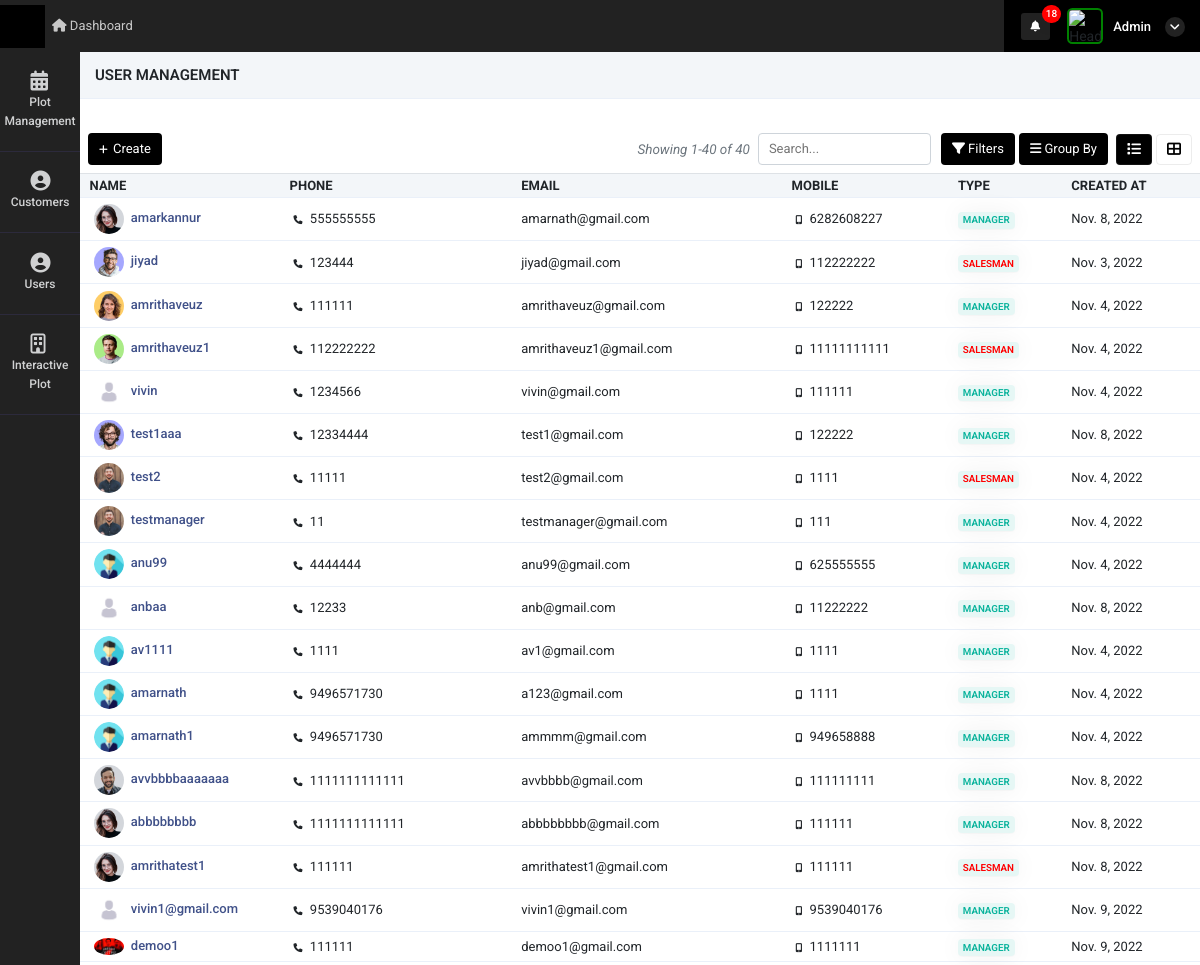
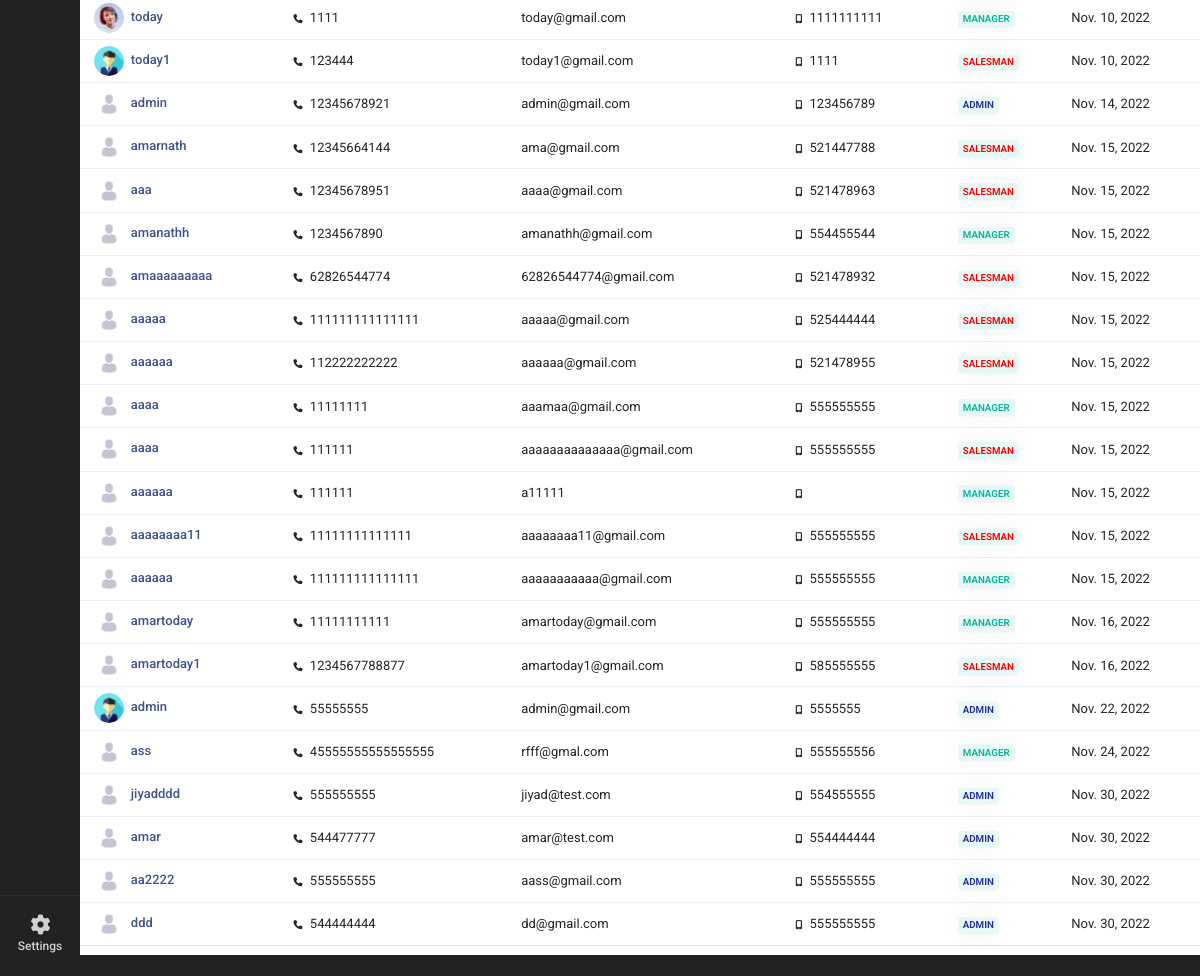
Before: /user_management (signed in) with the older database file (2 pictures, top to bottom).
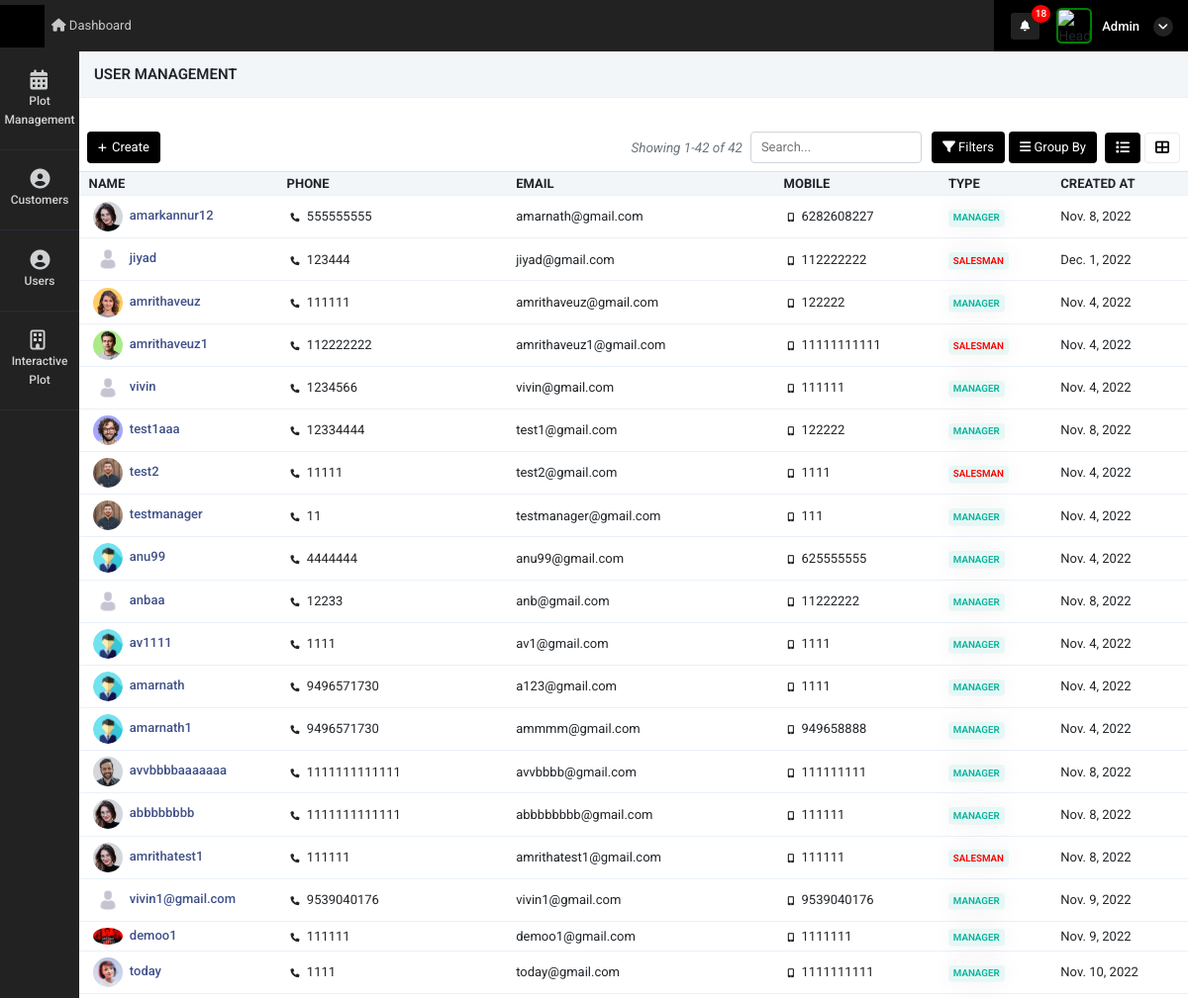
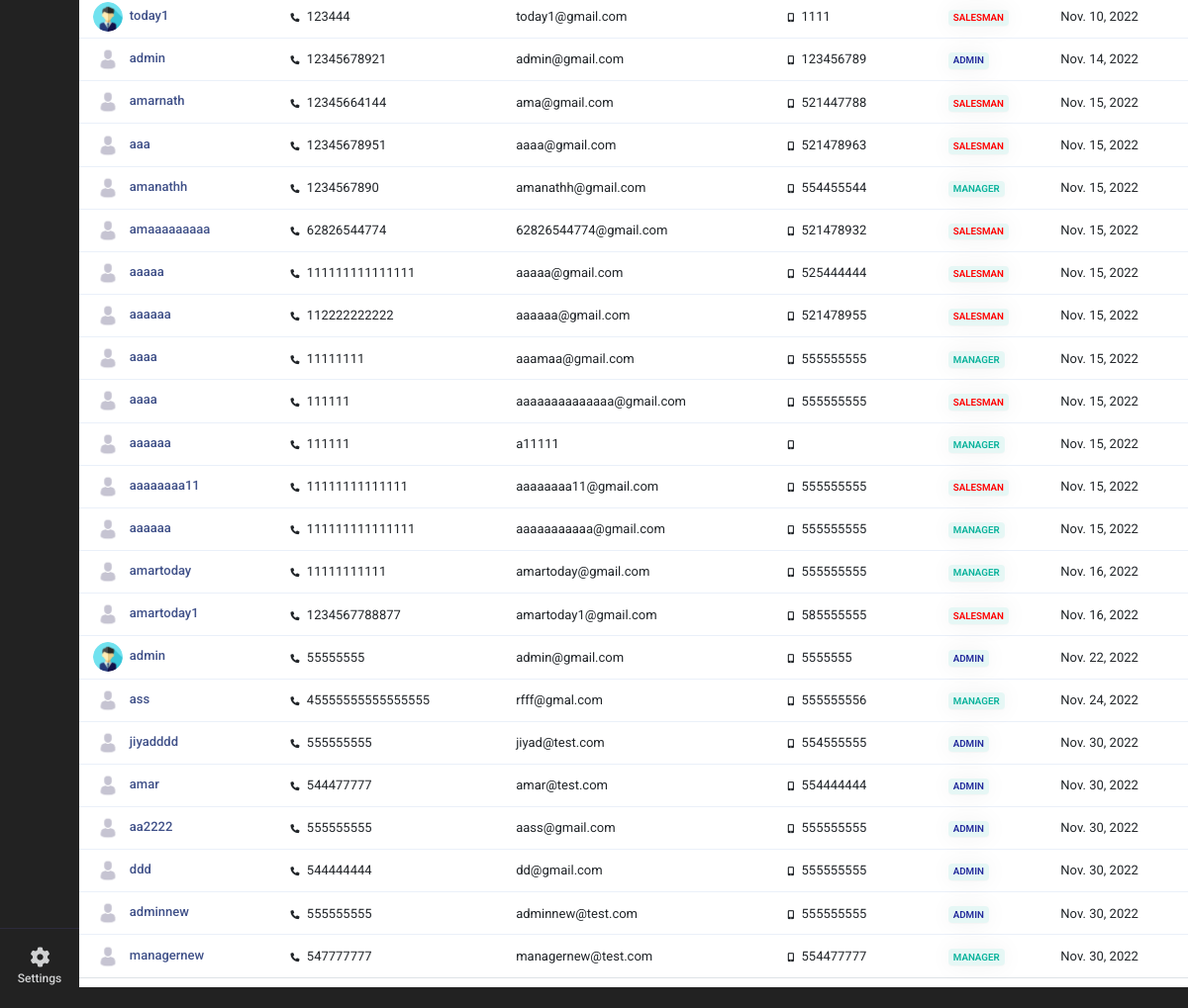
After: the same page with the newer database file (2 pictures, top to bottom).
### super_admin/models.py (models this page shows)
class common(models.Model):  # COMM0N
    dt = models.DateField(auto_now=True)
    tm = models.TimeField(auto_now=True)
    updated = models.DateTimeField(default=timezone.now)
    status = models.CharField(max_length=255, null=True)
    class Meta:
        abstract = True

class user_Details(common):
    auth_user = models.ForeignKey(User,on_delete=models.CASCADE,related_name="auth_user_login_id", null=True)
    name = models.CharField(max_length=255,null=True)
    phone = models.CharField(max_length=255,null=True)
    email = models.EmailField(null=True)
    mobile = models.CharField(max_length=255,null=True)
    emp_id = models.CharField(max_length=255,null=True)
    address1 = models.CharField(max_length=255,null=True)
    address2 = models.CharField(max_length=255,null=True)
    city = models.CharField(max_length=255,null=True)
    state = models.CharField(max_length=255,null=True)
    country = models.CharField(max_length=255,null=True)
    zip = models.CharField(max_length=255,null=True)
    password_geration_type = models.CharField(max_length=255,choices=password_generate_option,null=True)
    user_type = models.CharField(max_length=255,choices=login_user_type,null=True)
    atatchment = models.FileField(upload_to="user_image",null=True)
    created_by = models.ForeignKey(User,on_delete=models.CASCADE,related_name="added_by_user_id", null=True)
    plot_list_view = models.CharField(max_length=255,null=True)
    price_visibility = models.IntegerField(null=True,default=1)
    property_access =  models.CharField(max_length=255,choices=property_access_option,null=True)
    manager_nav_ploat_permission = models.IntegerField(default=0)
    manager_nav_user_permission = models.IntegerField(default=0)
    manager_nav_plot_edit_permission = models.IntegerField(default=0)
    manager_nav_booking_cancel_permission = models.IntegerField(default=0)
    manager_nav_customer_read_permission = models.IntegerField(default=0)
    manager_nav_customer_write_permission = models.IntegerField(default=0)
    manager_nav_customer_edit_permission = models.IntegerField(default=0)
    manager_nav_document_read_permission = models.IntegerField(default=0)
    manager_nav_document_write_permission = models.IntegerField(default=0)
    manager_nav_document_edit_permission = models.IntegerField(default=0)

### super_admin/views.py (the view)
# urls.py: path('user_management',views.user_management,name='user_management'),
def user_management(request):
    page_number = request.GET.get("page")
    user_data = user_Details.objects.all()
    data_paginator = Paginator(user_data, 100)
    try:
        page_obj = data_paginator.get_page(page_number)
    except PageNotAnInteger:
        page_obj = data_paginator.page(1)
    context = {
        'user_data': user_data,
        'page_obj': page_obj
    }
    return render(request, 'super_admin/user_management.html', context)

### super_admin/templatetags/notification.py (called while the page is built, shortened)
@register.filter(name='get_notifications')
def get_notifications(value,args):
    user_dat = User.objects.get(id=value.id)
    st = user_dat.is_superuser
    data_count = ''
    if st == True:
        data_count = user_request_plot.objects.filter(read_status=0).count()
    return data_count

@register.filter(name='get_loginUsernameImage')
def get_loginUsernameImage(value,args):
    user_dat = User.objects.get(id=value.id)
    st = user_dat.is_superuser
    image_url = ''
    if st == True:
        image_url = 'http://10.10.10.119:8000/static/adminicon.jpg'
    else:
        user_data = user_Details.objects.get(auth_user=value.id)
        if user_data.atatchment == '':
            image_url = 'http://10.10.10.119:8000/static/adminicon.jpg'
        else:
            image_url ='../media/'+str(user_data.atatchment)
    return image_url

@register.filter(name='get_nav_permission')
def get_nav_permission(value,args):
    user_dat = User.objects.get(id=value.id)
    st = user_dat.is_superuser
    if st == True:
        return True

### super_admin/templates/super_admin/user_management.html (shortened to what the changed rows need)
 {% extends "super_admin/base10.html" %}
{% load static %}
    {% block content %}
    <div class="container-fluid mt-4 px-0">
        <div class="tab-content contnt" id="demo_result_employee">
            <div class="tab-pane active" id="home1" role="tabpanel">
                <div
                    class="d-flex align-items-center justify-content-between px-2">
                    <div class="d-flex align-items-center">
                        <span class="text-muted d-flex align-items-center">
                            <i class="text-muted" style="font-size: 13.5px;">Showing {{ page_obj.start_index }}-{{ page_obj.end_index }} of {{ page_obj.paginator.count }}</i>
                        </span>
                    </div>
                </div>
                <div class="tab-content">
                    <div class="tab-pane active" id="ho" role="tabpanel">
                        <div class="table-responsive mb-1  mt-2">
                            <table class="table table-nowrap align-middle user_table"
                                id="orderTable">
                                <thead class="table-light">
                                    <tr class="text-uppercase">
                                        <th class="sort"
                                            data-sort="customer_name" style="width:200px;">
                                            Name</th>
                                        <th class="sort"
                                            data-sort="product_name">
                                           Phone
                                        </th>
                                        <th class="sort" data-sort="date">Email</th>
                                        <th class="sort" data-sort="company">
                                           Mobile
                                        </th>
                                        <th class="sort" data-sort="company">
                                            Type
                                         </th>
                                        <th class="sort" data-sort="company">
                                           Created At
                                        </th>
                                    </tr>
                                </thead>
                                <tbody class="list form-check-all append_search_result">
                                    {% for i in page_obj  %}
                                    <tr >
                                        {% if i.atatchment == "" %}
                                        <td class="id" onclick="window.location='user_edit?id={{i.id}}'"><img style="width:30px;    border-radius: 50%;" src="{% static 'adminicon.jpg' %}" class="m-1"/><a href="user_edit?id={{i.id}}"
                                                class="fw-medium link-primary">&nbsp;{{i.name}}</a>
                                        </td>
                                        {% else %}
                                        <td class="id"><img style="width:30px;    border-radius: 50%;" src="./media/{{i.atatchment}}" class="m-1"/><a href="user_edit?id={{i.id}}"
                                                class="fw-medium link-primary">&nbsp;{{i.name}}</a>
                                        </td>
                                        {% endif %}
                                        <td class="customer_name"><i class="fa fa-phone m-1" style="font-size: 9px;"></i>&nbsp;{{i.phone}}
                                        </td>
                                        <td class="product_name">{{i.email}}</td>
                                        <td class="date"><i class="fa fa-mobile m-1" style="font-size: 9px;"></i>&nbsp;{{i.mobile}}</td>
                                        <td class="company">
                                            {% if i.user_type == "manager" %}
                                            <span
                                                class="badge badge-soft-success text-uppercase">Manager</span>
                                            {% elif i.user_type == "salesman"  %}
                                            <span style="color: red!important"
                                                class="badge badge-soft-success text-uppercase">Salesman</span>
                                                {% elif i.user_type == "admin"  %}
                                                <span style="color: rgb(35, 43, 156)!important"
                                                    class="badge badge-soft-success text-uppercase">Admin</span>
                                            {% endif %}
                                            </td>
                                        <td class="status">{{i.dt}}
                                        </td>
                                    </tr>
                                    {% endfor %}
                                </tbody>
                            </table>
                        </div>
                    </div>
                </div>
            </div>
        </div>
    </div>
{% endblock %}

Changed rows visible on the page:
changed user_Details "amarnath@gmail.com": name "amarkannur" → "amarkannur12"
changed user_Details "jiyad": atatchment "user_image/avatar-3_LItJTVf.jpg" → empty (drawn); dt "Nov. 3, 2022" → "Dec. 1, 2022"; atatchment: picture removed
added user_Details: name "adminnew", phone "555555555", email "adminnew@test.com", mobile "555555555", user_type "ADMIN", dt "Nov. 30, 2022"
added user_Details: name "managernew", phone "547777777", email "managernew@test.com", mobile "554477777", user_type "MANAGER", dt "Nov. 30, 2022"
Other visible differences:
{{ page_obj.end_index }}: "40" → "42"
{{ page_obj.paginator.count }}: "40" → "42"
